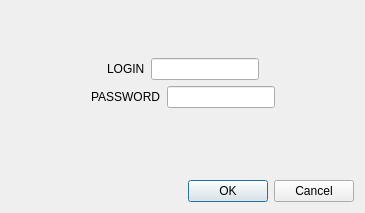
<?xml version="1.0" encoding="UTF-8"?>
<ui version="4.0">
 <class>DialogConnexion</class>
 <widget class="QDialog" name="DialogConnexion">
  <property name="enabled">
   <bool>true</bool>
  </property>
  <property name="geometry">
   <rect>
    <x>0</x>
    <y>0</y>
    <width>365</width>
    <height>213</height>
   </rect>
  </property>
  <property name="minimumSize">
   <size>
    <width>365</width>
    <height>213</height>
   </size>
  </property>
  <property name="maximumSize">
   <size>
    <width>365</width>
    <height>213</height>
   </size>
  </property>
  <property name="windowTitle">
   <string>Log in</string>
  </property>
  <property name="windowIcon">
   <iconset resource="mesressources.qrc">
    <normaloff>:/img /Ressources/img/fleur.png</normaloff>:/img /Ressources/img/fleur.png</iconset>
  </property>
  <layout class="QVBoxLayout" name="verticalLayout_2">
   <item>
    <layout class="QVBoxLayout" name="verticalLayout">
     <item>
      <spacer name="verticalSpacer_2">
       <property name="orientation">
        <enum>Qt::Vertical</enum>
       </property>
       <property name="sizeHint" stdset="0">
        <size>
         <width>20</width>
         <height>40</height>
        </size>
       </property>
      </spacer>
     </item>
     <item>
      <layout class="QHBoxLayout" name="horizontalLayout">
       <item>
        <spacer name="horizontalSpacer">
         <property name="orientation">
          <enum>Qt::Horizontal</enum>
         </property>
         <property name="sizeHint" stdset="0">
          <size>
           <width>40</width>
           <height>20</height>
          </size>
         </property>
        </spacer>
       </item>
       <item>
        <widget class="QLabel" name="label">
         <property name="text">
          <string>LOGIN</string>
         </property>
        </widget>
       </item>
       <item>
        <widget class="QLineEdit" name="lineEditLogin"/>
       </item>
       <item>
        <spacer name="horizontalSpacer_2">
         <property name="orientation">
          <enum>Qt::Horizontal</enum>
         </property>
         <property name="sizeHint" stdset="0">
          <size>
           <width>40</width>
           <height>20</height>
          </size>
         </property>
        </spacer>
       </item>
      </layout>
     </item>
     <item>
      <layout class="QHBoxLayout" name="horizontalLayout_2">
       <item>
        <spacer name="horizontalSpacer_3">
         <property name="orientation">
          <enum>Qt::Horizontal</enum>
         </property>
         <property name="sizeHint" stdset="0">
          <size>
           <width>40</width>
           <height>20</height>
          </size>
         </property>
        </spacer>
       </item>
       <item>
        <widget class="QLabel" name="label_2">
         <property name="text">
          <string>PASSWORD</string>
         </property>
        </widget>
       </item>
       <item>
        <widget class="QLineEdit" name="lineEditPassword">
         <property name="echoMode">
          <enum>QLineEdit::Password</enum>
         </property>
        </widget>
       </item>
       <item>
        <spacer name="horizontalSpacer_4">
         <property name="orientation">
          <enum>Qt::Horizontal</enum>
         </property>
         <property name="sizeHint" stdset="0">
          <size>
           <width>40</width>
           <height>20</height>
          </size>
         </property>
        </spacer>
       </item>
      </layout>
     </item>
     <item>
      <widget class="QLabel" name="labelErreur">
       <property name="text">
        <string/>
       </property>
      </widget>
     </item>
     <item>
      <spacer name="verticalSpacer">
       <property name="orientation">
        <enum>Qt::Vertical</enum>
       </property>
       <property name="sizeHint" stdset="0">
        <size>
         <width>20</width>
         <height>40</height>
        </size>
       </property>
      </spacer>
     </item>
    </layout>
   </item>
   <item>
    <widget class="QDialogButtonBox" name="buttonBox">
     <property name="orientation">
      <enum>Qt::Horizontal</enum>
     </property>
     <property name="standardButtons">
      <set>QDialogButtonBox::Cancel|QDialogButtonBox::Ok</set>
     </property>
    </widget>
   </item>
  </layout>
 </widget>
 <resources>
  <include location="mesressources.qrc"/>
 </resources>
 <connections>
  <connection>
   <sender>buttonBox</sender>
   <signal>accepted()</signal>
   <receiver>DialogConnexion</receiver>
   <slot>accept()</slot>
   <hints>
    <hint type="sourcelabel">
     <x>248</x>
     <y>254</y>
    </hint>
    <hint type="destinationlabel">
     <x>157</x>
     <y>274</y>
    </hint>
   </hints>
  </connection>
  <connection>
   <sender>buttonBox</sender>
   <signal>rejected()</signal>
   <receiver>DialogConnexion</receiver>
   <slot>reject()</slot>
   <hints>
    <hint type="sourcelabel">
     <x>316</x>
     <y>260</y>
    </hint>
    <hint type="destinationlabel">
     <x>286</x>
     <y>274</y>
    </hint>
   </hints>
  </connection>
 </connections>
</ui>
